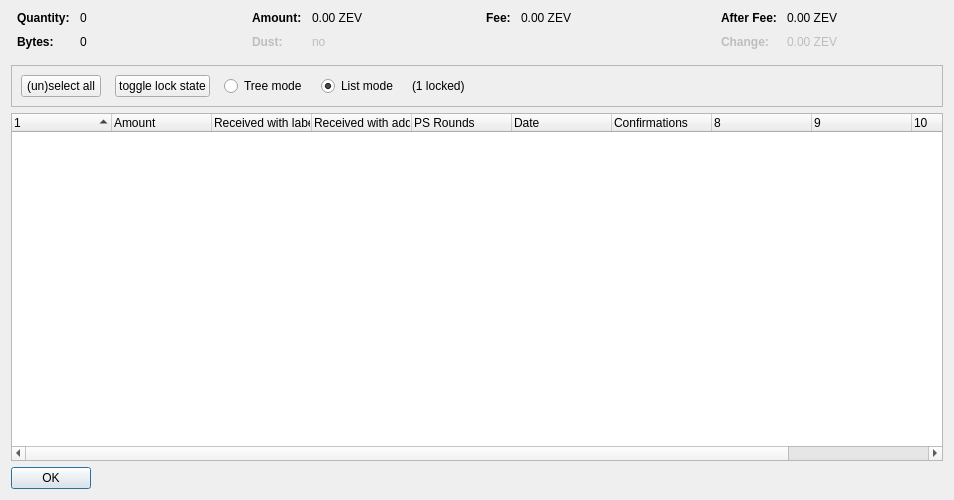
<?xml version="1.0" encoding="UTF-8"?>
<ui version="4.0">
 <class>CoinControlDialog</class>
 <widget class="QDialog" name="CoinControlDialog">
  <property name="geometry">
   <rect>
    <x>0</x>
    <y>0</y>
    <width>954</width>
    <height>500</height>
   </rect>
  </property>
  <property name="windowTitle">
   <string>Coin Selection</string>
  </property>
  <layout class="QVBoxLayout" name="verticalLayout">
   <item>
    <layout class="QHBoxLayout" name="horizontalLayoutTop" stretch="0,0,0,0">
     <property name="topMargin">
      <number>0</number>
     </property>
     <property name="bottomMargin">
      <number>10</number>
     </property>
     <item>
      <layout class="QFormLayout" name="formLayoutCoinControl1">
       <property name="horizontalSpacing">
        <number>10</number>
       </property>
       <property name="verticalSpacing">
        <number>10</number>
       </property>
       <property name="leftMargin">
        <number>6</number>
       </property>
       <property name="rightMargin">
        <number>6</number>
       </property>
       <item row="0" column="0">
        <widget class="QLabel" name="labelCoinControlQuantityText">
         <property name="font">
          <font>
           <weight>75</weight>
           <bold>true</bold>
          </font>
         </property>
         <property name="text">
          <string>Quantity:</string>
         </property>
        </widget>
       </item>
       <item row="0" column="1">
        <widget class="QLabel" name="labelCoinControlQuantity">
         <property name="cursor">
          <cursorShape>IBeamCursor</cursorShape>
         </property>
         <property name="contextMenuPolicy">
          <enum>Qt::ActionsContextMenu</enum>
         </property>
         <property name="text">
          <string notr="true">0</string>
         </property>
         <property name="textInteractionFlags">
          <set>Qt::LinksAccessibleByMouse|Qt::TextSelectableByKeyboard|Qt::TextSelectableByMouse</set>
         </property>
        </widget>
       </item>
       <item row="1" column="0">
        <widget class="QLabel" name="labelCoinControlBytesText">
         <property name="font">
          <font>
           <weight>75</weight>
           <bold>true</bold>
          </font>
         </property>
         <property name="text">
          <string>Bytes:</string>
         </property>
        </widget>
       </item>
       <item row="1" column="1">
        <widget class="QLabel" name="labelCoinControlBytes">
         <property name="cursor">
          <cursorShape>IBeamCursor</cursorShape>
         </property>
         <property name="contextMenuPolicy">
          <enum>Qt::ActionsContextMenu</enum>
         </property>
         <property name="text">
          <string notr="true">0</string>
         </property>
         <property name="textInteractionFlags">
          <set>Qt::LinksAccessibleByMouse|Qt::TextSelectableByKeyboard|Qt::TextSelectableByMouse</set>
         </property>
        </widget>
       </item>
      </layout>
     </item>
     <item>
      <layout class="QFormLayout" name="formLayoutCoinControl2">
       <property name="horizontalSpacing">
        <number>10</number>
       </property>
       <property name="verticalSpacing">
        <number>10</number>
       </property>
       <property name="leftMargin">
        <number>6</number>
       </property>
       <property name="rightMargin">
        <number>6</number>
       </property>
       <item row="0" column="0">
        <widget class="QLabel" name="labelCoinControlAmountText">
         <property name="font">
          <font>
           <weight>75</weight>
           <bold>true</bold>
          </font>
         </property>
         <property name="text">
          <string>Amount:</string>
         </property>
        </widget>
       </item>
       <item row="0" column="1">
        <widget class="QLabel" name="labelCoinControlAmount">
         <property name="cursor">
          <cursorShape>IBeamCursor</cursorShape>
         </property>
         <property name="contextMenuPolicy">
          <enum>Qt::ActionsContextMenu</enum>
         </property>
         <property name="text">
          <string notr="true">0.00 ZEV</string>
         </property>
         <property name="textInteractionFlags">
          <set>Qt::LinksAccessibleByMouse|Qt::TextSelectableByKeyboard|Qt::TextSelectableByMouse</set>
         </property>
        </widget>
       </item>
       <item row="1" column="0">
        <widget class="QLabel" name="labelCoinControlLowOutputText">
         <property name="enabled">
          <bool>false</bool>
         </property>
         <property name="font">
          <font>
           <weight>75</weight>
           <bold>true</bold>
          </font>
         </property>
         <property name="text">
          <string>Dust:</string>
         </property>
        </widget>
       </item>
       <item row="1" column="1">
        <widget class="QLabel" name="labelCoinControlLowOutput">
         <property name="enabled">
          <bool>false</bool>
         </property>
         <property name="cursor">
          <cursorShape>IBeamCursor</cursorShape>
         </property>
         <property name="contextMenuPolicy">
          <enum>Qt::ActionsContextMenu</enum>
         </property>
         <property name="text">
          <string notr="true">no</string>
         </property>
         <property name="textInteractionFlags">
          <set>Qt::LinksAccessibleByMouse|Qt::TextSelectableByKeyboard|Qt::TextSelectableByMouse</set>
         </property>
        </widget>
       </item>
      </layout>
     </item>
     <item>
      <layout class="QFormLayout" name="formLayoutCoinControl3">
       <property name="horizontalSpacing">
        <number>10</number>
       </property>
       <property name="verticalSpacing">
        <number>10</number>
       </property>
       <property name="leftMargin">
        <number>6</number>
       </property>
       <property name="rightMargin">
        <number>6</number>
       </property>
       <item row="0" column="0">
        <widget class="QLabel" name="labelCoinControlFeeText">
         <property name="font">
          <font>
           <weight>75</weight>
           <bold>true</bold>
          </font>
         </property>
         <property name="text">
          <string>Fee:</string>
         </property>
        </widget>
       </item>
       <item row="0" column="1">
        <widget class="QLabel" name="labelCoinControlFee">
         <property name="cursor">
          <cursorShape>IBeamCursor</cursorShape>
         </property>
         <property name="contextMenuPolicy">
          <enum>Qt::ActionsContextMenu</enum>
         </property>
         <property name="text">
          <string notr="true">0.00 ZEV</string>
         </property>
         <property name="textInteractionFlags">
          <set>Qt::LinksAccessibleByMouse|Qt::TextSelectableByKeyboard|Qt::TextSelectableByMouse</set>
         </property>
        </widget>
       </item>
      </layout>
     </item>
     <item>
      <layout class="QFormLayout" name="formLayoutCoinControl4">
       <property name="horizontalSpacing">
        <number>10</number>
       </property>
       <property name="verticalSpacing">
        <number>10</number>
       </property>
       <property name="leftMargin">
        <number>6</number>
       </property>
       <property name="rightMargin">
        <number>6</number>
       </property>
       <item row="0" column="0">
        <widget class="QLabel" name="labelCoinControlAfterFeeText">
         <property name="font">
          <font>
           <weight>75</weight>
           <bold>true</bold>
          </font>
         </property>
         <property name="text">
          <string>After Fee:</string>
         </property>
        </widget>
       </item>
       <item row="0" column="1">
        <widget class="QLabel" name="labelCoinControlAfterFee">
         <property name="cursor">
          <cursorShape>IBeamCursor</cursorShape>
         </property>
         <property name="contextMenuPolicy">
          <enum>Qt::ActionsContextMenu</enum>
         </property>
         <property name="text">
          <string notr="true">0.00 ZEV</string>
         </property>
         <property name="textInteractionFlags">
          <set>Qt::LinksAccessibleByMouse|Qt::TextSelectableByKeyboard|Qt::TextSelectableByMouse</set>
         </property>
        </widget>
       </item>
       <item row="1" column="0">
        <widget class="QLabel" name="labelCoinControlChangeText">
         <property name="enabled">
          <bool>false</bool>
         </property>
         <property name="font">
          <font>
           <weight>75</weight>
           <bold>true</bold>
          </font>
         </property>
         <property name="text">
          <string>Change:</string>
         </property>
        </widget>
       </item>
       <item row="1" column="1">
        <widget class="QLabel" name="labelCoinControlChange">
         <property name="enabled">
          <bool>false</bool>
         </property>
         <property name="cursor">
          <cursorShape>IBeamCursor</cursorShape>
         </property>
         <property name="contextMenuPolicy">
          <enum>Qt::ActionsContextMenu</enum>
         </property>
         <property name="text">
          <string notr="true">0.00 ZEV</string>
         </property>
         <property name="textInteractionFlags">
          <set>Qt::LinksAccessibleByMouse|Qt::TextSelectableByKeyboard|Qt::TextSelectableByMouse</set>
         </property>
        </widget>
       </item>
      </layout>
     </item>
    </layout>
   </item>
   <item>
    <widget class="QFrame" name="frame">
     <property name="minimumSize">
      <size>
       <width>0</width>
       <height>40</height>
      </size>
     </property>
     <property name="frameShape">
      <enum>QFrame::StyledPanel</enum>
     </property>
     <property name="frameShadow">
      <enum>QFrame::Sunken</enum>
     </property>
     <layout class="QHBoxLayout" name="horizontalLayout">
      <item>
       <layout class="QHBoxLayout" name="horizontalLayoutPanel" stretch="0,0,0,0,0,0">
        <property name="spacing">
         <number>14</number>
        </property>
        <item>
         <widget class="QPushButton" name="pushButtonSelectAll">
          <property name="sizePolicy">
           <sizepolicy hsizetype="Maximum" vsizetype="Fixed">
            <horstretch>0</horstretch>
            <verstretch>0</verstretch>
           </sizepolicy>
          </property>
          <property name="text">
           <string>(un)select all</string>
          </property>
          <property name="autoDefault">
           <bool>false</bool>
          </property>
         </widget>
        </item>
        <item>
         <widget class="QPushButton" name="pushButtonToggleLock">
          <property name="sizePolicy">
           <sizepolicy hsizetype="Maximum" vsizetype="Fixed">
            <horstretch>0</horstretch>
            <verstretch>0</verstretch>
           </sizepolicy>
          </property>
          <property name="text">
           <string>toggle lock state</string>
          </property>
          <property name="autoDefault">
           <bool>false</bool>
          </property>
         </widget>
        </item>
        <item>
         <widget class="QRadioButton" name="radioTreeMode">
          <property name="sizePolicy">
           <sizepolicy hsizetype="Maximum" vsizetype="Fixed">
            <horstretch>0</horstretch>
            <verstretch>0</verstretch>
           </sizepolicy>
          </property>
          <property name="text">
           <string>Tree mode</string>
          </property>
         </widget>
        </item>
        <item>
         <widget class="QRadioButton" name="radioListMode">
          <property name="sizePolicy">
           <sizepolicy hsizetype="Maximum" vsizetype="Fixed">
            <horstretch>0</horstretch>
            <verstretch>0</verstretch>
           </sizepolicy>
          </property>
          <property name="text">
           <string>List mode</string>
          </property>
          <property name="checked">
           <bool>true</bool>
          </property>
         </widget>
        </item>
        <item>
         <widget class="QLabel" name="labelLocked">
          <property name="text">
           <string>(1 locked)</string>
          </property>
         </widget>
        </item>
        <item>
         <spacer name="horizontalSpacer">
          <property name="orientation">
           <enum>Qt::Horizontal</enum>
          </property>
          <property name="sizeHint" stdset="0">
           <size>
            <width>40</width>
            <height>20</height>
           </size>
          </property>
         </spacer>
        </item>
       </layout>
      </item>
     </layout>
    </widget>
   </item>
   <item>
    <widget class="CoinControlTreeWidget" name="treeWidget">
     <property name="contextMenuPolicy">
      <enum>Qt::CustomContextMenu</enum>
     </property>
     <property name="sortingEnabled">
      <bool>false</bool>
     </property>
     <property name="columnCount">
      <number>11</number>
     </property>
     <attribute name="headerShowSortIndicator" stdset="0">
      <bool>true</bool>
     </attribute>
     <attribute name="headerStretchLastSection">
      <bool>false</bool>
     </attribute>
     <column>
      <property name="text">
       <string/>
      </property>
     </column>
     <column>
      <property name="text">
       <string>Amount</string>
      </property>
     </column>
     <column>
      <property name="text">
       <string>Received with label</string>
      </property>
     </column>
     <column>
      <property name="text">
       <string>Received with address</string>
      </property>
     </column>
     <column>
      <property name="text">
       <string>PS Rounds</string>
      </property>
     </column>
     <column>
      <property name="text">
       <string>Date</string>
      </property>
     </column>
     <column>
      <property name="text">
       <string>Confirmations</string>
      </property>
      <property name="toolTip">
       <string>Confirmed</string>
      </property>
     </column>
     <column>
      <property name="text">
       <string/>
      </property>
     </column>
     <column>
      <property name="text">
       <string/>
      </property>
     </column>
     <column>
      <property name="text">
       <string/>
      </property>
     </column>
     <column>
      <property name="text">
       <string/>
      </property>
     </column>
    </widget>
   </item>
   <item>
    <widget class="QDialogButtonBox" name="buttonBox">
     <property name="sizePolicy">
      <sizepolicy hsizetype="Maximum" vsizetype="Fixed">
       <horstretch>0</horstretch>
       <verstretch>0</verstretch>
      </sizepolicy>
     </property>
     <property name="orientation">
      <enum>Qt::Horizontal</enum>
     </property>
     <property name="standardButtons">
      <set>QDialogButtonBox::Ok</set>
     </property>
    </widget>
   </item>
  </layout>
 </widget>
 <customwidgets>
  <customwidget>
   <class>CoinControlTreeWidget</class>
   <extends>QTreeWidget</extends>
   <header>coincontroltreewidget.h</header>
  </customwidget>
 </customwidgets>
 <resources/>
 <connections/>
</ui>
